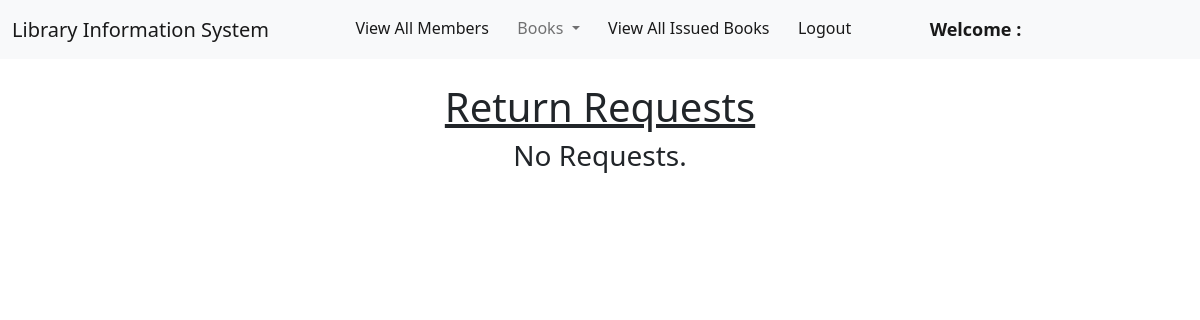
The app's page /staff/approve_return_request/, older data.
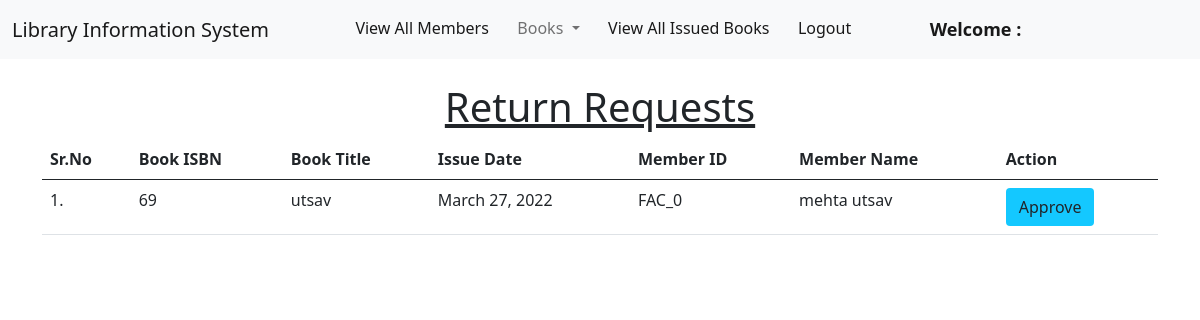
The same page, newer data.
### book/models.py (models this page shows, shortened)
class Book(models.Model):
    title = models.CharField(max_length=200)
    author = models.CharField(max_length=200)
    isbn = models.CharField(max_length= 15)
    rack_number = models.CharField(max_length= 10)
    issue_date = models.DateField(null= True)
    date_added = models.DateField(null=True)
    return_requested = models.BooleanField(default=False)
    issue_member = models.ForeignKey("member.Member", on_delete = models.SET_NULL, null = True)

### member/models.py (models this page shows, shortened)
class Member(models.Model):
    user = models.OneToOneField(User, on_delete=models.CASCADE)
    book_limit = models.IntegerField()
    insti_id = models.CharField(max_length=15, null = True, default= None)
    book_duration = models.IntegerField()
    reserved_book = models.ForeignKey(Book,on_delete=models.SET_NULL, null=True, default=None)
    reserve_datetime = models.DateTimeField(null = True)
    issue_history = models.CharField(max_length = 500, null = True)

### staff/views.py (the view)
# urls.py: path("approve_return_request/", views.approve_return_request, name="approve_return_request"),
def approve_return_request(request):
    books = Book.objects.filter(return_requested=True)
    return render(request, "staff/approve_return_request.html", {'books': books, 'navbar_extends': "staff/clerk_navbar.html"})

### staff/templates/staff/approve_return_request.html (shortened to what this page needs)
{% extends navbar_extends %} {% load static %}
{% block body%}
<div class="container mt-4">
  <h1 class="text-center"><u>Return Requests</u></h1>
  {% if books|length == 0 %}
  <h3 class="text-center">No Requests.</h3>
  {% else %}
  <table class="table table-hover" id="example">
    <thead>
      <tr>
        <th>Sr.No</th>
        <th>Book ISBN</th>
        <th>Book Title</th>
        <th>Issue Date</th>
        <th>Member ID</th>
        <th>Member Name</th>
        <th>Action</th>
      </tr>
    </thead>
    <tbody>
      {% for book in books %}
        <tr>
            <td>{{forloop.counter}}.</td>
            <td>{{book.isbn}}</td>
            <td>{{book.title}}</td>
            <td>{{book.issue_date}}</td>
            <td>{{book.issue_member.user.username}}</td>
            <td>{{book.issue_member.user.get_full_name}}</td>
            <td>
            <a href="/staff/return_book_approved/{{book.id}}/" class="btn btn-approve">Approve</a>
            </td>
        </tr>
      {% endfor %}
    </tbody>
  </table>
  {% endif %}
</div>
{% endblock %}

Row changes from the older to the newer data that the page shows:
now on this page (row edited): Book: isbn "69", title "utsav", issue_date "March 27, 2022", issue_member.user.username "FAC_0", issue_member.user.get_full_name "mehta utsav"
Text that changed along with them:
text no longer shown: "No Requests."
text now shown: "Sr.No Book ISBN Book Title Issue Date Member ID Member Name Action"
